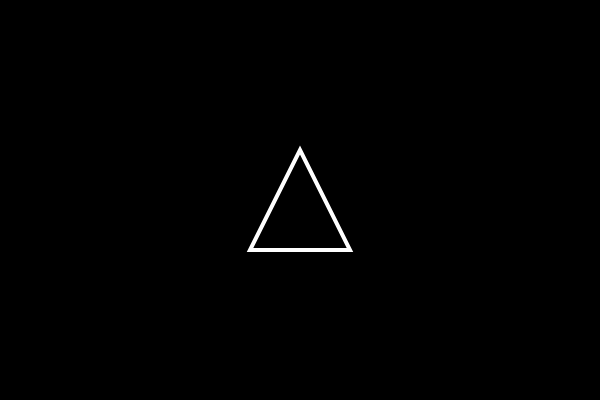
Frame 1 (no input)
Frame 60 (no input): identical to frame 1, image omitted
Frame 120 (the mouse pressed at the canvas centre since frame 60): blank canvas, image omitted

The p5.js sketch that drew this single still picture (run headless with seeded random() and noise() and a simulated clock; from frame 60 on, the mouse is pressed at the canvas centre):

// p5.js sketch
// ── sketch.js
function setup() {
  createCanvas(600, 400);
}

function draw() {
  background(0);
  
  stroke(255);
  strokeWeight(4);
  noFill();
  if(mouseX > 300) {
    fill(255, 0, 200, 150);
  }
  
  if(mouseY < 200){
    triangle(300, 150, 350, 250, 250, 250);
  }
  
  if(mouseY > 200){
    ellipse(300, 200, 100, 100);
  }
}
